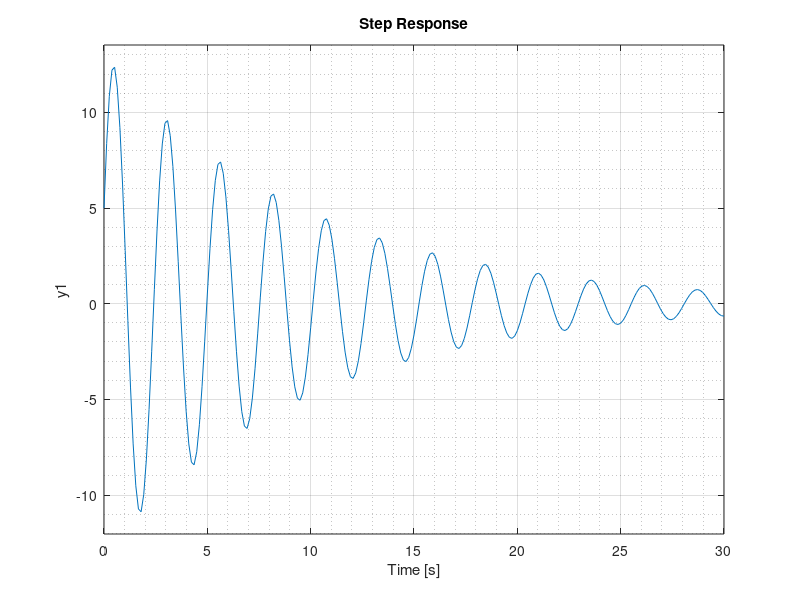

MATLAB code for this plot:
set(0, 'DefaultFigureWindowStyle', 'docked')

clc;
clear;
close all;

s = tf('s');

W1 = 30/s;
W2 = 5 *s;
W3 = tf(5);

W = (W3 * W2 + W1 * W2) / (1 + W1 + W2)

step(W, 30);
grid on
grid minor
